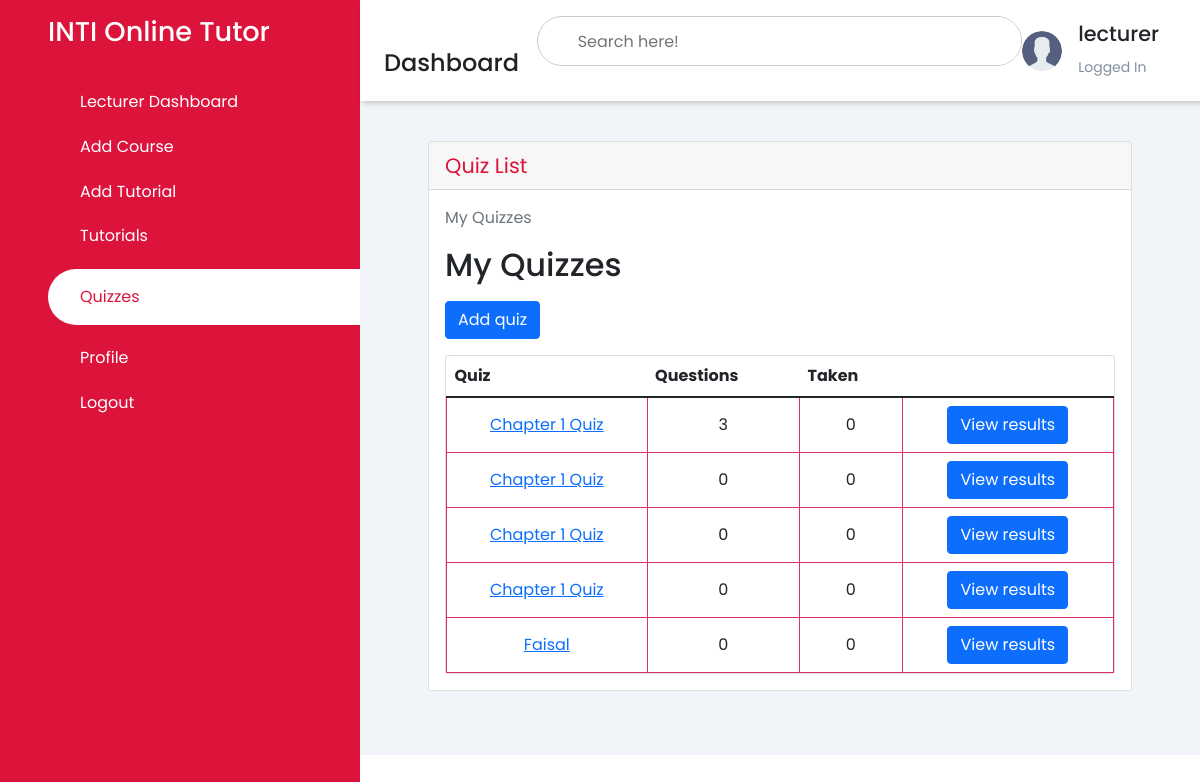
Page /list_quiz/ (signed in) on the earlier database version.
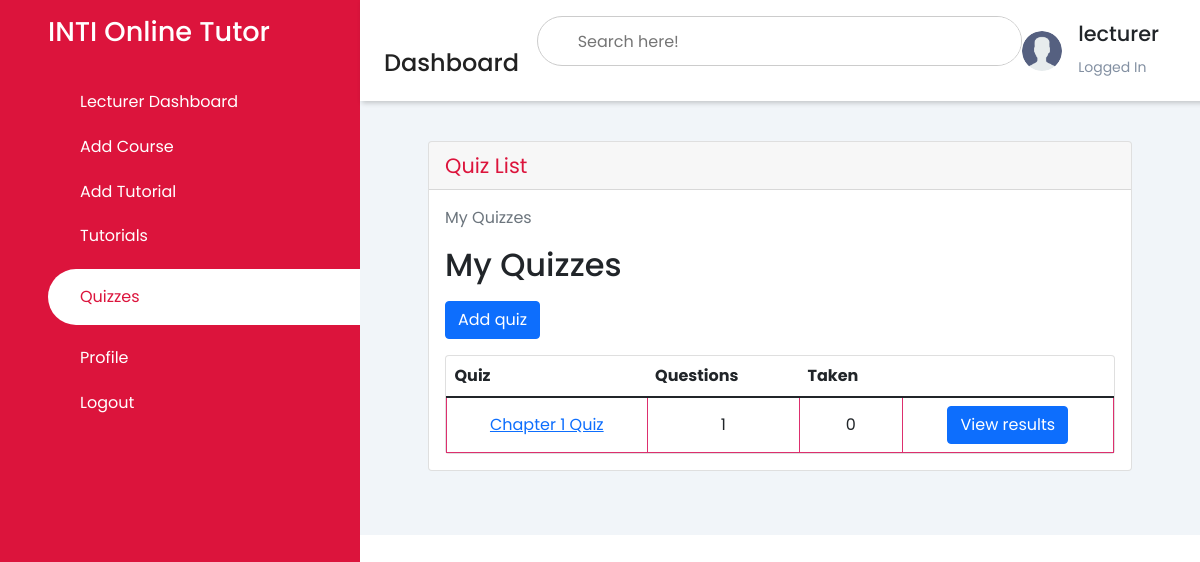
Same page on the later database version.
### pages/models.py (models this page shows, shortened)
class Quiz(models.Model):
    owner = models.ForeignKey(User, on_delete=models.CASCADE, related_name='quizzes')
    name = models.CharField(max_length=255)
    course = models.ForeignKey(Course, on_delete=models.CASCADE, related_name='quizzes')

### pages/views.py (the view)
# urls.py: path('list_quiz/', QuizListView.as_view(), name='list_quiz'),
class QuizListView(ListView):
    model = Quiz
    ordering = ('name',)
    context_object_name = 'quizzes'
    template_name = 'dashboard/lecturer/list_quiz.html'
    def get_queryset(self):
        queryset = self.request.user.quizzes \
            .select_related('course') \
            .annotate(questions_count=Count('questions', distinct=True)) \
            .annotate(taken_count=Count('taken_quizzes', distinct=True))
        return queryset

### templates/dashboard/lecturer/list_quiz.html (shortened to what the changed rows need)
<!DOCTYPE html>
<html lang="en">
<head>
    {% load static %}
    {% load crispy_forms_tags %}
    <link rel="stylesheet" href="https://maxst.icons8.com/vue-static/landings/line-awesome/line-awesome/1.3.0/css/line-awesome.min.css">
    <link rel="stylesheet" href="https://maxst.icons8.com/vue-static/landings/line-awesome/font-awesome-line-awesome/css/all.min.css">
    <link href="https://cdn.jsdelivr.net/npm/bootstrap@5.1.3/dist/css/bootstrap.min.css" rel="stylesheet">
    <link rel="stylesheet" href="{% static 'css/style.css' %}">
</head>
<body>
    <div class="sidebar">
        <div class="sidebar-brand">
            <h2>INTI Online Tutor</h2>
        </div>
    </div>
    <div class="main-content">
        <header>
            <div class="header-title">
                <h2>
                    <label for="">
                    <span class="las la-bars"></span>
                </label>
                    Dashboard
                </h2>
            </div>
        </header>
        <main>
            <div class="container-fluid">
        <div class="row">
          <div class="col-12 mb-3">
          <div class="col-12 mb-3">
                <div id="content-wrapper" style="padding-top: 20px">
          <div class="container-fluid">
              <div class="card mb-3">
                  <div class="card-body">
            <div class="col-sm-12">
            <h2 class="mb-3">My Quizzes</h2>
            <div class="card">
              <table class="table mb-0">
                <thead>
                  <tr>
                    <th>Quiz</th>
                    <th>Questions</th>
                    <th>Taken</th>
                    <th></th>
                  </tr>
                </thead>
                <tbody>
                  {% for quiz in quizzes %}
                    <tr>
                      <td class="align-middle"><a href="{% url 'update_quiz' quiz.pk %}">{{ quiz.name }}</a></td>
                      <td class="align-middle">{{ quiz.questions_count }}</td>
                      <td class="align-middle">{{ quiz.taken_count }}</td>
                      <td class="text-right">
                        <a href="" class="btn btn-primary">View results</a>
                      </td>
                    </tr>
                  {% empty %}
                    <tr>
                      <td class="bg-light text-center font-italic" colspan="5">You haven't created any quiz yet.</td>
                    </tr>
                  {% endfor %}
                </tbody>
              </table>
            </div>
        </main>
    </div>
</body>
</html>

Differences in the rows shown:
removed Quiz: name "Chapter 1 Quiz", questions_count "3", taken_count "0"
removed Quiz: name "Chapter 1 Quiz", questions_count "0", taken_count "0"
removed Quiz: name "Chapter 1 Quiz", questions_count "0", taken_count "0"
removed Quiz: name "Chapter 1 Quiz", questions_count "0", taken_count "0"
removed Quiz: name "Faisal", questions_count "0", taken_count "0"
added Quiz: name "Chapter 1 Quiz", questions_count "1", taken_count "0"
